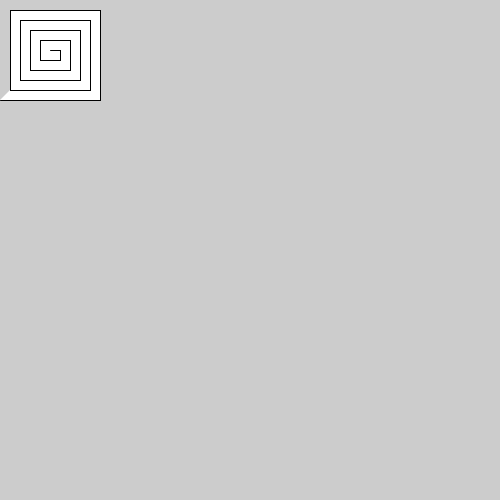
Frame 1 (no input)
Frame 60 (the mouse pressed at the canvas centre just before this capture): identical to frame 1, image omitted
Frame 120 (the mouse held since frame 60 and released just before this capture): identical to frame 1, image omitted

The Processing sketch that drew this single still picture (run headless with seeded random() and noise(); from frame 60 on, the mouse is pressed at the canvas centre):

// Processing sketch: sketch_190522_recursion
// ── sketch_190522_recursion.pde

void setup() {
  size(500, 500);
  //for (int x =0; x<width; x++)
  //  for (int y = 0; y<height; y++) {
  //    rectMode(CENTER);
  //    if (y%2==0)continue;
  //    if (x%2==0)
  //      rect(x*10, y*10, 8, 8);
  //    else
  //      rect(x*10, y*10, 4, 4);
  //  }

  //PATTERN 06
  //for (int x =0; x<width; x++)
  //  for (int y = 0; y<height; y++) {
  //    rectMode(CENTER);
  //    if (y%2==0)continue;
  //    if (x%2==0)
  //      rect(x*10, y*10, 10, 10);
  //    else
  //      rect(x*10, y*10, 4, 10);
  //  }

  //PATTERN 07

  //for (int x=0; x<width; x++)
  //  for (int y= 0; y<height; y++) {
  //    rectMode(CENTER);
  //    if (y%2==0)continue;

  //    if (x%3==0)
  //      rect(x*10, y*10, 10, 10);
  //    else
  //      rect(x*10, y*10, 4, 10);
  //  }

  //PATTERN 08
  //for (int x=0; x<width; x++)
  //  for (int y= 0; y<height; y++)
  //    rect(x*random(-10., 10.), y*random(-
  //      10., 10.), random(20.), random(20.));

  //PATTERN 09
  //for(int x=0; x<width; x++)
  //for(int y= 0; y<height; y++)
  //rect(x*random(-10.,10.),y*10,10,10);


  //PATTERN 10
  //for (int x=0; x<width; x++)
  //  for (int y= 0; y<height; y++)
  //    rect(x*10, y*10, random(-10., 10.), 10);

  //PATTERN 11
  //for (int x=0; x<width; x+=10)
  //  for (int y= 0; y<height; y+=10) {
  //    beginShape();
  //    vertex(x+random(-10., 10.), y+random(-10., 10.));
  //    vertex(x+random(-10., 10.)+10, y+random(-10., 10.));
  //    vertex(x+random(-10., 10.)+10, y+random(-10., 10.)+10);
  //    vertex(x+random(-10., 10.), y+random(-10., 10.)+10);
  //    endShape(CLOSE);
  //  }


  beginShape();
  for (int i=0; i<20; i++) {
    float x = ((i+3)/4) * (((i+1)/2)%2*2-1) *10;
    float y = ((i+2)/4) * (((i)/2)%2*2-1) *10;
    vertex(x+50, y+50);
  }
  endShape();
}
void draw() {
}
